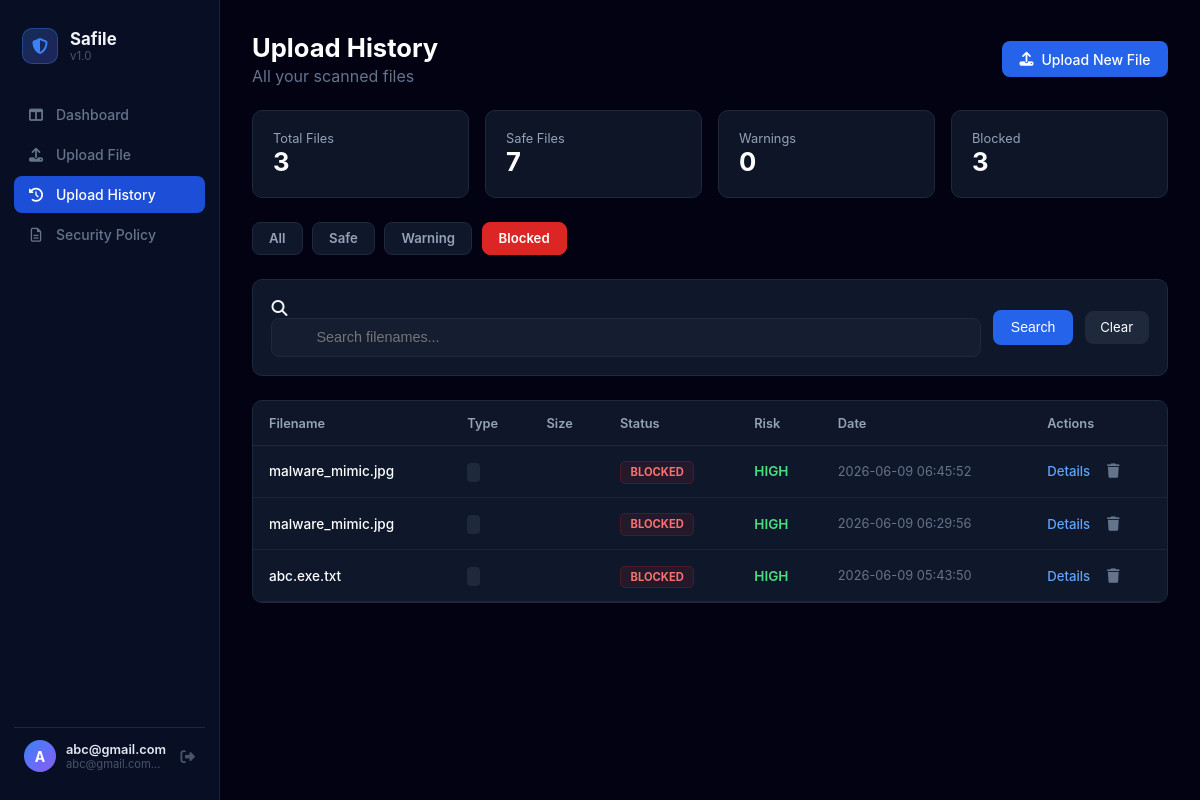
Page /history?status=BLOCKED (signed in) on the committed database.
### tables this page shows
CREATE TABLE history (
            id INTEGER PRIMARY KEY AUTOINCREMENT,
            user_id INTEGER NOT NULL,
            filename TEXT NOT NULL,
            status TEXT NOT NULL,
            risk TEXT NOT NULL,
            reason TEXT NOT NULL,
            timestamp DATETIME DEFAULT CURRENT_TIMESTAMP,
            FOREIGN KEY(user_id) REFERENCES users(id)
        );

### app.py (the view)
@app.route('/history')
def history():
    if 'username' not in session:
        return redirect(url_for('login'))
    user_id = session.get('user_id')
    status_filter = request.args.get('status', 'ALL')
    search = request.args.get('search', '')
    page = int(request.args.get('page', 1))
    per_page = 10 # 페이지당 보여줄 개수
    conn = sqlite3.connect('safile.db')
    cursor = conn.cursor()
    base_query = "SELECT * FROM history WHERE user_id = ?"
    params = [user_id]
    if status_filter != 'ALL':
        base_query += " AND status = ?"
        params.append(status_filter)
    if search:
        base_query += " AND filename LIKE ?"
        params.append(f"%{search}%")
    cursor.execute(base_query.replace("*", "COUNT(*)"), params)
    total_count = cursor.fetchone()[0]
    total_pages = (total_count + per_page - 1) // per_page
    cursor.execute("SELECT status, COUNT(*) FROM history WHERE user_id = ? GROUP BY status", (user_id,))
    stats_data = dict(cursor.fetchall())
    stats = {
        'total': total_count,
        'safe': stats_data.get('SAFE', 0),
        'warning': stats_data.get('WARNING', 0),
        'blocked': stats_data.get('BLOCKED', 0)
    }
    offset = (page - 1) * per_page
    query = base_query + " ORDER BY timestamp DESC LIMIT ? OFFSET ?"
    cursor.execute(query, params + [per_page, offset])
    uploads = cursor.fetchall()
    conn.close()
    upload_list = [{"id": u[0], "filename": u[2], "result": u[3], "risk": u[4], "created_at": u[6]} for u in uploads]
    return render_template('history.html',
                           uploads=upload_list,
                           stats=stats,
                           status_filter=status_filter,
                           search=search,
                           page=page,
                           total_pages=total_pages)

### app.py (called while the page is built)
@app.context_processor
def inject_user_stats():
    if 'user_id' in session:
        user_id = session.get('user_id')
        conn = sqlite3.connect('safile.db')
        cursor = conn.cursor()
        cursor.execute("SELECT COUNT(*) FROM history WHERE status = 'BLOCKED' AND user_id = ?", (user_id,))
        count = cursor.fetchone()[0]
        conn.close()
        return dict(blocked_count=count)
    return dict(blocked_count=0)

@app.context_processor
def inject_all_stats():
    if 'user_id' in session:
        user_id = session.get('user_id')
        conn = sqlite3.connect('safile.db')
        cursor = conn.cursor()
        cursor.execute("SELECT status, COUNT(*) FROM history WHERE user_id = ? GROUP BY status", (user_id,))
        rows = cursor.fetchall()
        stats = {status: count for status, count in rows}
        conn.close()
        return dict(
            blocked_count=stats.get('BLOCKED', 0),
            warning_count=stats.get('WARNING', 0),
            safe_count=stats.get('SAFE', 0)
        )
    return dict(blocked_count=0, warning_count=0, safe_count=0)

@app.before_request
def load_logged_in_user():
    user_id = session.get('user_id')
    if user_id:
        class CurrentUser:
            def __init__(self, id, username):
                self.id = id
                self.username = username
                self.is_authenticated = True
        g.current_user = CurrentUser(user_id, session.get('username'))
    else:
        g.current_user = None

### templates/history.html (shortened to what this page needs)
{% extends 'base.html' %}
{% block content %}
<div class="history-top-flex">
    <div>
        <h1>Upload History</h1>
        <p style="color:#64748b;margin:0;">All your scanned files</p>
    </div>
    <a href="{{ url_for('upload') }}" class="btn-primary-flex">
        <i class="fa-solid fa-upload"></i> Upload New File
    </a>
</div>
<div class="policy-stats-grid">
    <div class="stat-card">
        <div class="stat-label">Total Files</div>
        <div class="stat-value text-blue">{{ stats.total }}</div>
    </div>
    <div class="stat-card">
        <div class="stat-label">Safe Files</div>
        <div class="stat-value text-green">{{ stats.safe }}</div>
    </div>
    <div class="stat-card">
        <div class="stat-label">Warnings</div>
        <div class="stat-value text-yellow">{{ stats.warning }}</div>
    </div>
    <div class="stat-card">
        <div class="stat-label">Blocked</div>
        <div class="stat-value text-red">{{ stats.blocked }}</div>
    </div>
</div>
<div class="quick-filter-tabs">
    <a href="?status=ALL" class="tab-btn {% if status_filter == 'ALL' %}active{% endif %}">All</a>
    <a href="?status=SAFE" class="tab-btn {% if status_filter == 'SAFE' %}active{% endif %}" data-status="SAFE">Safe</a>
    <a href="?status=WARNING" class="tab-btn {% if status_filter == 'WARNING' %}active{% endif %}" data-status="WARNING">Warning</a>
    <a href="?status=BLOCKED" class="tab-btn {% if status_filter == 'BLOCKED' %}active{% endif %}" data-status="BLOCKED">Blocked</a>
</div>
<div class="search-filter-bg-box">
    <form method="GET" class="search-flex-row">
        <div class="search-input-wrapper">
            <i class="fa-solid fa-magnifying-glass search-inner-icon"></i>
            <input type="text" name="search" value="{{ search }}" placeholder="Search filenames..." style="width:100%;box-sizing:border-box;background:rgba(30,41,59,.4);border:1px solid #1e293b;border-radius:.5rem;padding:.65rem 1rem .65rem 2.75rem;color:#fff;outline:none;font-size:.9rem;">
        </div>
        <button type="submit" class="btn-primary-flex">Search</button>
        {% if search or status_filter != 'ALL' %}
        <a href="{{ url_for('history') }}" class="btn-dark-nav">Clear</a>
        {% endif %}
    </form>
</div>
<div class="history-table-container">
    <table class="history-main-table">
        <thead>
            <tr>
                <th>Filename</th>
                <th>Type</th>
                <th>Size</th>
                <th>Status</th>
                <th>Risk</th>
                <th>Date</th>
                <th>Actions</th>
            </tr>
        </thead>
        <tbody>
            {% for u in uploads %}
            <tr>
                <td><div class="table-filename-text">{{ u.filename }}</div></td>
                <td><span class="table-type-badge">{{ u.file_type }}</span></td>
                <td style="color:#94a3b8;">{{ u.filesize }}</td>
                <td>
                    {% if u.result == 'SAFE' %}
                        <span class="status-badge-base status-badge-safe">SAFE</span>
                    {% elif u.result == 'WARNING' %}
                        <span class="status-badge-base status-badge-warning">WARNING</span>
                    {% else %}
                        <span class="status-badge-base status-badge-blocked">BLOCKED</span>
                    {% endif %}
                </td>
                <td>
                    {% if u.risk == 'CRITICAL' %}<span class="text-red status-bold">{{ u.risk }}</span>
                    {% elif u.risk == 'MEDIUM' %}<span class="text-yellow status-bold">{{ u.risk }}</span>
                    {% else %}<span class="text-green status-bold">{{ u.risk }}</span>{% endif %}
                </td>
                <td style="color:#64748b;font-size:0.8rem;">{{ u.created_at }}</td>
                <td>
                    <div class="table-action-flex">
                        <a href="{{ url_for('result', upload_id=u.id) }}" class="view-details-link">Details</a>
                        <form method="POST" action="{{ url_for('delete_upload', upload_id=u.id) }}" style="display:inline;" onsubmit="return confirm('Delete this record?')">
                            <button type="submit" class="table-delete-trash-btn"><i class="fa-solid fa-trash"></i></button>
                        </form>
                    </div>
                </td>
            </tr>
            {% else %}
            <tr><td colspan="7" class="table-empty-row">
                <i class="fa-solid fa-inbox" style="font-size:2rem;color:#334155;display:block;margin-bottom:.5rem;"></i>
                No records found
            </td></tr>
            {% endfor %}
        </tbody>
    </table>
</div>
{% endblock %}

### static/style.css (style rules this page uses)
* { margin: 0; padding: 0; box-sizing: border-box; }
:root { --primary: #2563eb; --border: #1e293b; --text-muted: #94a3b8; }
body.dashboard-body { background-color: #030213; font-family: -apple-system, BlinkMacSystemFont, 'Segoe UI', sans-serif; min-height: 100vh; color: #f1f5f9; }
.stat-card { background-color: #0d1527; border: 1px solid #1e293b; border-radius: 10px; padding: 1.25rem; transition: border-color 0.2s; }
.text-blue { color: #3b82f6; }
.text-green { color: #4ade80; }
.text-red { color: #f87171; }
.text-yellow { color: #facc15; }
.stat-value { color: #ffffff; font-size: 1.6rem; font-weight: 700; }
.stat-label { color: #94a3b8; font-size: 0.8rem; }
.status-bold { font-weight: 600; }
.history-top-flex { display: flex; justify-content: space-between; align-items: center; }
.history-top-flex h1 { color: #fff; font-size: 1.6rem; font-weight: 700; margin: 0 0 .2rem; }
.btn-primary-flex { background: var(--primary); color: #fff; border: none; padding: .6rem 1.1rem; border-radius: .5rem; display: flex; align-items: center; gap: .5rem; cursor: pointer; font-size: .875rem; transition: background .2s; text-decoration: none; font-weight: 500; }
.policy-stats-grid { display: grid; grid-template-columns: repeat(auto-fit, minmax(180px, 1fr)); gap: 1rem; }
.quick-filter-tabs { display: flex; gap: .6rem; flex-wrap: wrap; }
.tab-btn { background: #0f172a; border: 1px solid var(--border); color: var(--text-muted); padding: .45rem 1rem; border-radius: .5rem; cursor: pointer; font-size: .825rem; font-weight: 600; transition: all .2s; text-decoration: none; }
.tab-btn.active { background: var(--primary) !important; color: #fff !important; border-color: var(--primary) !important; }
.tab-btn[data-status="BLOCKED"].active { background: #dc2626 !important; border-color: #dc2626 !important; }
.search-filter-bg-box { background: #0f172a; border: 1px solid var(--border); border-radius: 10px; padding: 1.15rem; }
.search-flex-row { display: flex; flex-wrap: wrap; gap: .75rem; align-items: center; }
.search-input-wrapper { flex: 1; min-width: 220px; }
.history-table-container { background: #0f172a; border: 1px solid var(--border); border-radius: 10px; overflow-x: auto; }
.history-main-table { width: 100%; border-collapse: collapse; text-align: left; min-width: 700px; }
.history-main-table th { background: rgba(15,23,42,.6); padding: .9rem 1rem; color: #94a3b8; font-size: .8rem; font-weight: 600; border-bottom: 1px solid var(--border); white-space: nowrap; }
.history-main-table td { padding: .9rem 1rem; border-bottom: 1px solid rgba(51,65,85,.35); font-size: .85rem; vertical-align: middle; }
.table-filename-text { color: #fff; font-weight: 500; max-width: 220px; overflow: hidden; text-overflow: ellipsis; white-space: nowrap; }
.table-type-badge { background: #1e293b; color: #cbd5e1; padding: .15rem .4rem; border-radius: 4px; font-size: .72rem; font-weight: 700; }
.status-badge-base { font-size: .7rem; padding: .2rem .6rem; border-radius: 5px; border: 1px solid transparent; font-weight: 700; }
.status-badge-blocked { color: #f87171; background: rgba(220,38,38,.1); border-color: rgba(220,38,38,.2); }
.table-action-flex { display: flex; align-items: center; gap: .85rem; }
.view-details-link { color: #60a5fa; text-decoration: none; font-size: .825rem; font-weight: 500; }
.table-delete-trash-btn { background: none; border: none; color: #64748b; cursor: pointer; font-size: .9rem; padding: .2rem; transition: color .2s; }
.btn-dark-nav { background: #1e293b; border: 1px solid var(--border); color: #fff; padding: .45rem .9rem; border-radius: .5rem; cursor: pointer; font-size: .825rem; transition: background .2s; text-decoration: none; }
body { -webkit-font-smoothing: antialiased; -moz-osx-font-smoothing: grayscale; }

### rows in the picture
history: filename "malware_mimic.jpg", status "BLOCKED", risk "HIGH", created_at "2026-06-09 06:45:52"
history: filename "malware_mimic.jpg", status "BLOCKED", risk "HIGH", created_at "2026-06-09 06:29:56"
history: filename "abc.exe.txt", status "BLOCKED", risk "HIGH", created_at "2026-06-09 05:43:50"

### other values in the picture
{{ (g.current_user.username or 'D')[0].upper() if g.current_user else 'D' }} "A"
{{ g.current_user.username or 'Demo User' }} "abc@gmail.com"
{{ stats.total }} "3"
{{ stats.safe }} "7"
{{ stats.warning }} "0"
{{ stats.blocked }} "3"
